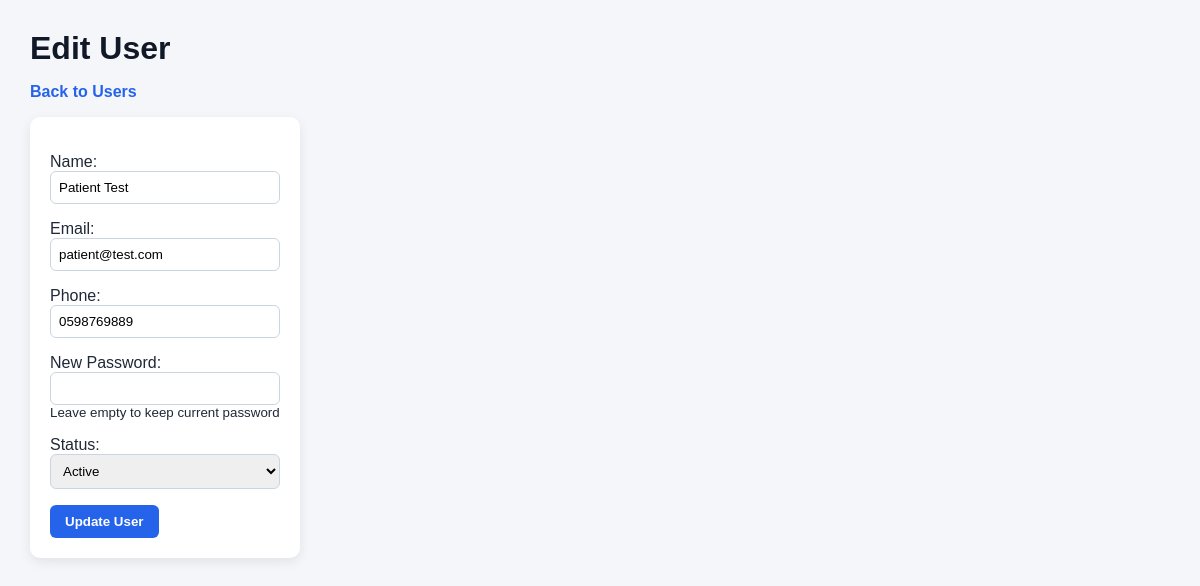
Screenshot of /index.php?page=users&action=editForm&id=7 (signed in) with the database file from the repository.
### tables this page shows
CREATE TABLE `users` (
  `id` int(10) UNSIGNED NOT NULL,
  `name` varchar(120) NOT NULL,
  `email` varchar(180) NOT NULL,
  `password` varchar(255) NOT NULL,
  `role` enum('admin','doctor','patient') NOT NULL DEFAULT 'patient',
  `phone` varchar(20) DEFAULT NULL,
  `avatar` varchar(255) DEFAULT NULL,
  `is_active` tinyint(1) NOT NULL DEFAULT 1,
  `created_at` timestamp NOT NULL DEFAULT current_timestamp()
);

### controllers/UserController.php (called while the page is built, shortened)
<?php
require_once __DIR__ . "/../models/UserModel.php";
class UserController
{
    private $userModel;
    public function __construct()
    {
        $this->userModel = new UserModel();
    }
    public function editForm()
    {
        $id = (int) ($_GET["id"] ?? 0);
        $user = $this->userModel->findById($id);
        require_once __DIR__ . "/../views/users/edit.php";
    }
}

### core/Database.php (called while the page is built, shortened)
<?php
class Database
{
    private static $instance = null;
    private $conn;
    private function __construct()
    {
        $this->conn = new mysqli(DB_HOST, DB_USER, DB_PASS, DB_NAME);
        $this->conn->set_charset("utf8mb4");
    }
    public static function getInstance()
    {
        if (self::$instance === null) {
            self::$instance = new Database();
        }
        return self::$instance;
    }
    public function query($sql, $types = "", $params = [])
    {
        $stmt = $this->conn->prepare($sql);
        if (!empty($types) && !empty($params)) {
            $stmt->bind_param($types, ...$params);
        }
        if (!$stmt->execute()) {
            throw new RuntimeException("Database query execution failed.");
        }
        $result = $stmt->get_result();
        if ($result !== false) {
            return $result;
        }
        return true;
    }
}

### models/UserModel.php (called while the page is built, shortened)
<?php
require_once __DIR__ . "/../core/BaseModel.php";
class UserModel extends BaseModel
{
    public function findById($id)
    {
        $sql = "SELECT *
                FROM users
                WHERE id = ?";
        $result = $this->execute($sql, "i", [$id]);
        return $result->fetch_assoc();
    }
}

### core/BaseModel.php (called while the page is built, shortened)
<?php
require_once __DIR__ . "/Database.php";
class BaseModel
{
    protected $db;
    public function __construct()
    {
        $this->db = Database::getInstance();
    }
    protected function execute($sql, $types = "", $params = [])
    {
        return $this->db->query($sql, $types, $params);
    }
}

### core/helpers.php (called while the page is built, shortened)
<?php
function sanitize($value)
{
    return htmlspecialchars($value ?? "", ENT_QUOTES, "UTF-8");
}

### views/users/edit.php (the view, shortened to what this page needs)
<?php
require_once __DIR__ . "/../../core/helpers.php";
?>
<h1>Edit User</h1>
<p>
    <a href="index.php?page=users&action=index">
        Back to Users
    </a>
</p>
<form method="post" action="index.php?page=users&action=update">
    <p>
        Name:<br>
        <input type="text"
               name="name"
               value="<?php echo sanitize($user["name"]); ?>"
               required>
    </p>
    <p>
        Email:<br>
        <input type="email"
               value="<?php echo sanitize($user["email"]); ?>"
               readonly>
    </p>
    <p>
        Phone:<br>
        <input type="text"
               name="phone"
               value="<?php echo sanitize($user["phone"] ?? ""); ?>">
    </p>
    <p>
        New Password:<br>
        <input type="password"
               name="new_password">
        <br>
        <small>Leave empty to keep current password</small>
    </p>
    <p>
        Status:<br>
        <select name="is_active">
            <option value="1"
                <?php if ((int)$user["is_active"] === 1) echo "selected"; ?>>
                Active
            </option>
        </select>
    </p>
    <button type="submit">
        Update User
    </button>
</form>

### public/assets/style.css (style rules this page uses)
* { box-sizing: border-box; }
h1 { color: #111827; margin-bottom: 10px; }
p { font-size: 16px; }
a { color: #2563eb; font-weight: 600; text-decoration: none; }
form { background: white; padding: 20px; width: fit-content; border-radius: 10px; box-shadow: 0 4px 12px rgba(0, 0, 0, 0.08); margin-top: 15px; }
input, select, textarea { padding: 8px; border: 1px solid #cbd5e1; border-radius: 6px; min-width: 230px; }
button, input[type="submit"] { background: #2563eb; color: white; border: none; padding: 9px 15px; border-radius: 6px; cursor: pointer; font-weight: bold; }

### rows the page displays
users: name "Patient Test", email "patient@test.com", phone "0598769889", is_active "Active"
